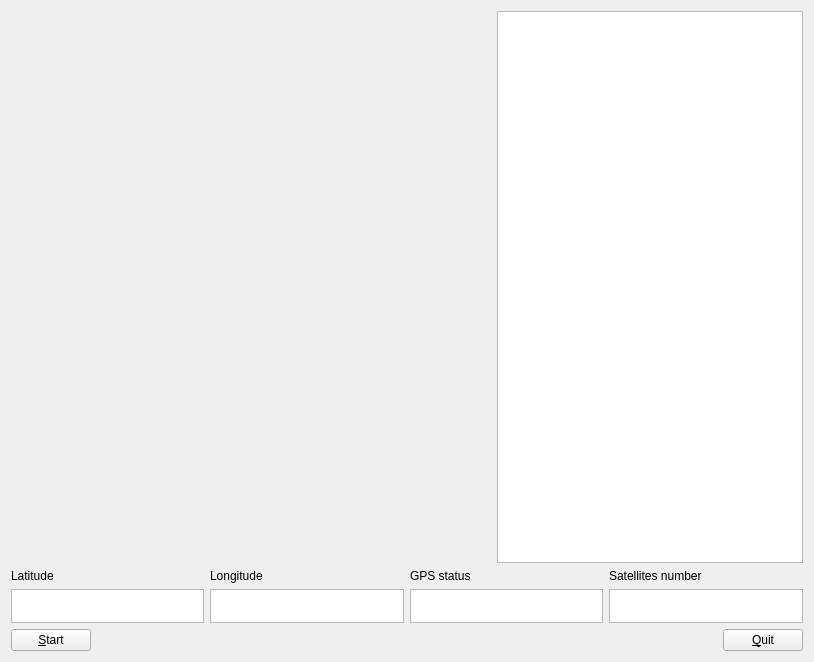
<?xml version="1.0" encoding="UTF-8"?>
<ui version="4.0">
 <class>Widget</class>
 <widget class="QWidget" name="Widget">
  <property name="geometry">
   <rect>
    <x>0</x>
    <y>0</y>
    <width>814</width>
    <height>662</height>
   </rect>
  </property>
  <property name="windowTitle">
   <string>Widget</string>
  </property>
  <property name="layoutDirection">
   <enum>Qt::LeftToRight</enum>
  </property>
  <layout class="QVBoxLayout" name="verticalLayout">
   <item>
    <layout class="QVBoxLayout" name="mainLayout">
     <item>
      <layout class="QHBoxLayout" name="upperLayput">
       <item>
        <widget class="gps" name="field" native="true">
         <property name="sizePolicy">
          <sizepolicy hsizetype="Fixed" vsizetype="Fixed">
           <horstretch>0</horstretch>
           <verstretch>0</verstretch>
          </sizepolicy>
         </property>
         <property name="minimumSize">
          <size>
           <width>480</width>
           <height>480</height>
          </size>
         </property>
        </widget>
       </item>
       <item>
        <widget class="QTextEdit" name="skyview">
         <property name="readOnly">
          <bool>true</bool>
         </property>
        </widget>
       </item>
      </layout>
     </item>
     <item>
      <layout class="QHBoxLayout" name="datalLayout">
       <item>
        <layout class="QVBoxLayout" name="plainTextLayout">
         <item>
          <widget class="QLabel" name="label">
           <property name="text">
            <string>Latitude</string>
           </property>
          </widget>
         </item>
         <item>
          <widget class="QPlainTextEdit" name="latitude">
           <property name="sizePolicy">
            <sizepolicy hsizetype="Expanding" vsizetype="Fixed">
             <horstretch>0</horstretch>
             <verstretch>0</verstretch>
            </sizepolicy>
           </property>
           <property name="minimumSize">
            <size>
             <width>0</width>
             <height>34</height>
            </size>
           </property>
           <property name="maximumSize">
            <size>
             <width>16777215</width>
             <height>34</height>
            </size>
           </property>
           <property name="textInteractionFlags">
            <set>Qt::TextSelectableByMouse</set>
           </property>
           <property name="backgroundVisible">
            <bool>false</bool>
           </property>
          </widget>
         </item>
        </layout>
       </item>
       <item>
        <layout class="QVBoxLayout" name="plainTextLayout_3">
         <item>
          <widget class="QLabel" name="label_3">
           <property name="text">
            <string>Longitude</string>
           </property>
          </widget>
         </item>
         <item>
          <widget class="QPlainTextEdit" name="longitude">
           <property name="sizePolicy">
            <sizepolicy hsizetype="Expanding" vsizetype="Fixed">
             <horstretch>0</horstretch>
             <verstretch>0</verstretch>
            </sizepolicy>
           </property>
           <property name="minimumSize">
            <size>
             <width>0</width>
             <height>34</height>
            </size>
           </property>
           <property name="maximumSize">
            <size>
             <width>16777215</width>
             <height>34</height>
            </size>
           </property>
           <property name="readOnly">
            <bool>true</bool>
           </property>
          </widget>
         </item>
        </layout>
       </item>
       <item>
        <layout class="QVBoxLayout" name="plainTextLayout_4">
         <item>
          <widget class="QLabel" name="label_4">
           <property name="text">
            <string>GPS status</string>
           </property>
          </widget>
         </item>
         <item>
          <widget class="QPlainTextEdit" name="status">
           <property name="sizePolicy">
            <sizepolicy hsizetype="Expanding" vsizetype="Fixed">
             <horstretch>0</horstretch>
             <verstretch>0</verstretch>
            </sizepolicy>
           </property>
           <property name="minimumSize">
            <size>
             <width>0</width>
             <height>34</height>
            </size>
           </property>
           <property name="maximumSize">
            <size>
             <width>16777215</width>
             <height>34</height>
            </size>
           </property>
           <property name="readOnly">
            <bool>true</bool>
           </property>
          </widget>
         </item>
        </layout>
       </item>
       <item>
        <layout class="QVBoxLayout" name="plainTextLayout_2">
         <item>
          <widget class="QLabel" name="label_2">
           <property name="text">
            <string>Satellites number</string>
           </property>
          </widget>
         </item>
         <item>
          <widget class="QPlainTextEdit" name="satellites">
           <property name="sizePolicy">
            <sizepolicy hsizetype="Expanding" vsizetype="Fixed">
             <horstretch>0</horstretch>
             <verstretch>0</verstretch>
            </sizepolicy>
           </property>
           <property name="minimumSize">
            <size>
             <width>0</width>
             <height>34</height>
            </size>
           </property>
           <property name="maximumSize">
            <size>
             <width>16777215</width>
             <height>34</height>
            </size>
           </property>
           <property name="readOnly">
            <bool>true</bool>
           </property>
          </widget>
         </item>
        </layout>
       </item>
      </layout>
     </item>
     <item>
      <layout class="QHBoxLayout" name="buttonLayout">
       <item>
        <widget class="QPushButton" name="startButton">
         <property name="text">
          <string>&amp;Start</string>
         </property>
        </widget>
       </item>
       <item>
        <spacer name="horizontalSpacer">
         <property name="orientation">
          <enum>Qt::Horizontal</enum>
         </property>
         <property name="sizeHint" stdset="0">
          <size>
           <width>40</width>
           <height>20</height>
          </size>
         </property>
        </spacer>
       </item>
       <item>
        <widget class="QPushButton" name="quitButton">
         <property name="text">
          <string>&amp;Quit</string>
         </property>
        </widget>
       </item>
      </layout>
     </item>
    </layout>
   </item>
  </layout>
 </widget>
 <customwidgets>
  <customwidget>
   <class>gps</class>
   <extends>QWidget</extends>
   <header location="global">gps.h</header>
   <container>1</container>
  </customwidget>
 </customwidgets>
 <resources/>
 <connections/>
</ui>
